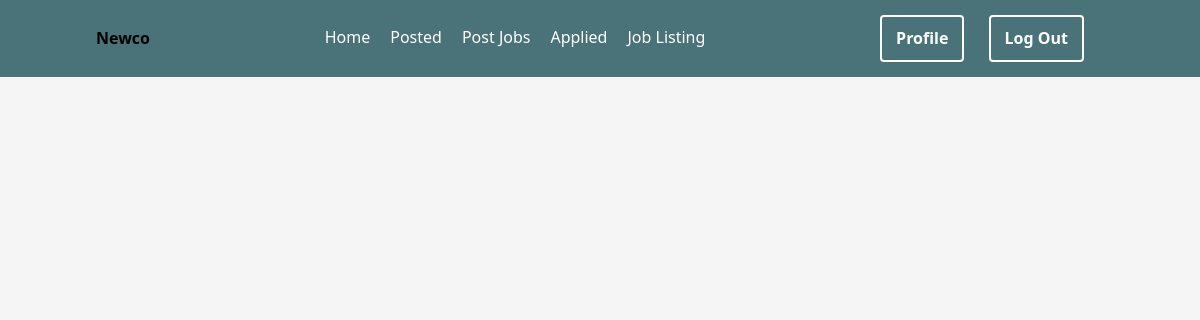
/newco/listings (signed in), run on an earlier commit of the app's database.
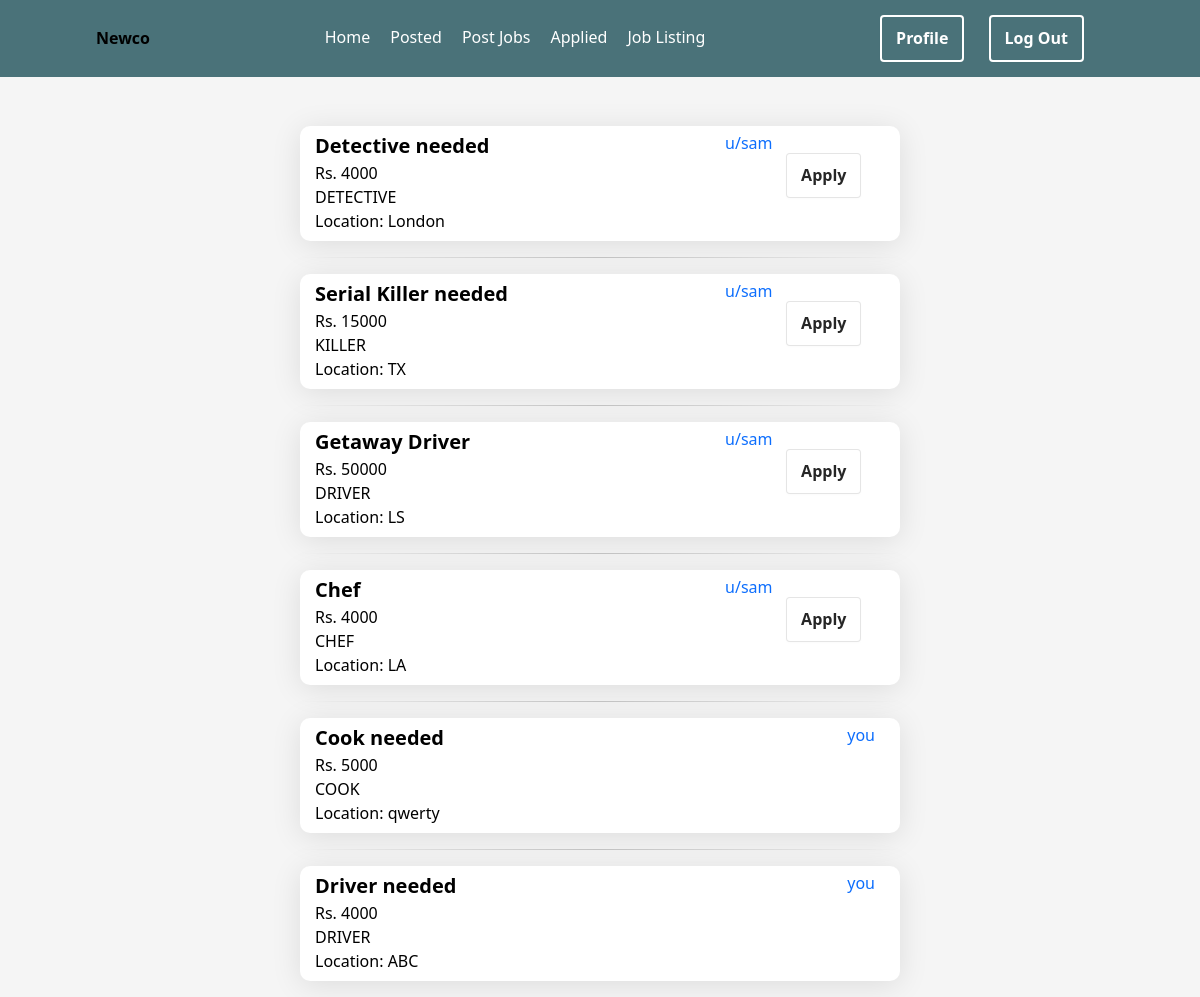
And on a later commit of the database.
### newco/models.py (models this page shows, shortened)
class Job(models.Model):
    user = models.ForeignKey(User,on_delete=models.CASCADE)
    title = models.CharField(max_length=255)
    description = models.TextField()
    job_specification = models.CharField(max_length=255)
    salary = models.CharField(max_length=32)
    location = models.CharField(max_length=32)
    people_applied = models.IntegerField(default=0)
    applied = models.ManyToManyField(User,related_name='users_applied',blank=True)

### newco/views.py (the view)
# urls.py: path('listings',views.listings,name='newco-listings'),
@login_required
def listings(request):
    jobs = Job.objects.all()
    jobs = reversed(jobs)
    return render(request,'newco/listings.html',{'jobs':jobs})

### newco/templates/newco/listings.html (shortened to what this page needs)
{% extends 'newco/layout.html' %}
{% block body %}
{% if jobs %}
    <div class="w-100 h-auto center">
        <div class="w-50 d-block m-3">
            {% for job in jobs %}
                <hr>
                <a href="post/{{ job.id }}" class="w-100">
                    <div class="post form w-100 flex-row">
                        <div class="flex-column w-100">
                            <div class="w-100 lead" style="font-weight: 600;">{{ job.title }}</div>
                            <div class="w-100">Rs. {{ job.salary }}</div>
                            <div class="w-100">{{ job.job_specification }}</div>
                            <div class="w-100">Location: {{ job.location }}</div>
                        </div>
                    </a>
                    {% if job.user.username != request.user.username %}
                        <div class="d-inline-flex flex-row-reverse" style="height: 25px; transition: all 0.3s;">
                            <a href="" class="a-hover">u/{{ job.user.username }}</a>
                        </div>
                        <div class="w-25 center" style="height: 90px;">
                            {% if request.user not in job.applied.all %}
                                <a href="post/apply/{{ job.id }}">
                                    <button type="button" class="">Apply</button>
                                </a>
                            {% else %}
                                <button type="button" disabled class="">Applied</button>
                            {% endif %}
                            </div>
                    {% else %}
                        <div class="d-inline-flex flex-row-reverse" style="height: 25px; transition: all 0.3s;">
                            <a href="profile/{{ job.user.username }}" class="a-hover">you</a>
                        </div>
                    {% endif %}
                </div>
            {% endfor %}
        </div>
    </div>
{% else %}
<div class="w-100 h-25 center">
    No jobs posted yet
</div>
{% endif %}
{% endblock %}

What changed in the data, as far as the page shows it:
added Job: title "Detective needed", salary "4000", job_specification "DETECTIVE", location "London", user.username "sam"
added Job: title "Serial Killer needed", salary "15000", job_specification "KILLER", location "TX", user.username "sam"
added Job: title "Getaway Driver", salary "50000", job_specification "DRIVER", location "LS", user.username "sam"
added Job: title "Chef", salary "4000", job_specification "CHEF", location "LA", user.username "sam"
added Job: title "Cook needed", salary "5000", job_specification "COOK", location "qwerty"
added Job: title "Driver needed", salary "4000", job_specification "DRIVER", location "ABC"
